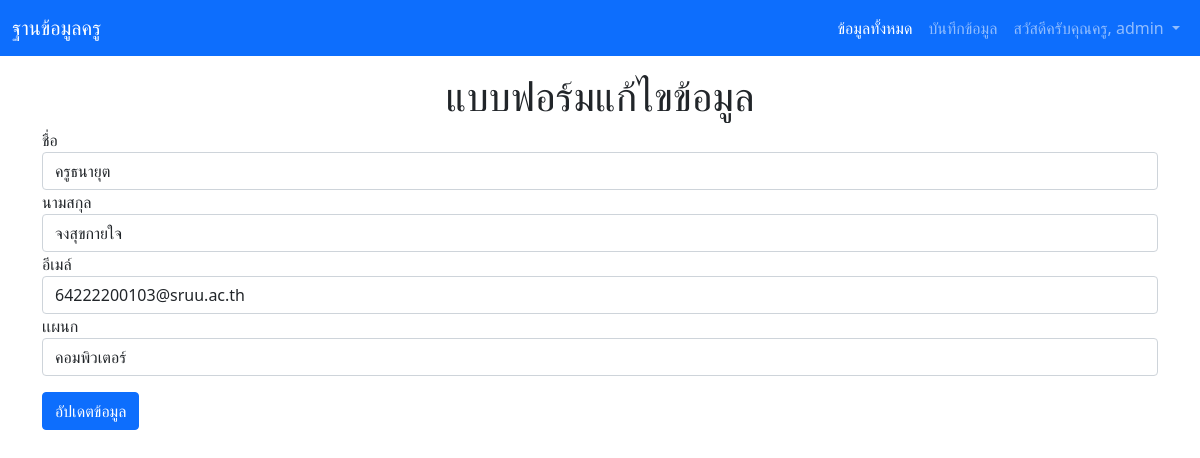
The app's page /editForm.php?id=2 (signed in) with its own data.
### tables this page shows
CREATE TABLE `member` (
  `emp_id` int(11) NOT NULL COMMENT 'รหัสครู',
  `name` varchar(100) NOT NULL COMMENT 'ชื่อ',
  `sname` varchar(100) NOT NULL COMMENT 'นามสกุล',
  `email` varchar(100) NOT NULL COMMENT 'อีเมล์',
  `department_id` int(11) NOT NULL COMMENT 'รหัสเเผนก'
);

### db/connect.php (called while the page is built, shortened)
<?php
$host="localhost";
$username="root";
$password="";
$db="dbteacher";
$dsn="mysql:host=$host;dbname=$db;charset=utf8";
try{
    $pdo = new PDO($dsn,$username,$password);
}catch(PDOException $e){
    echo $e->getMessage();
}
require_once "db/controller.php";
$controller = new Controller($pdo);
?>

### db/controller.php (called while the page is built, shortened)
<?php
class Controller{
    private $db;
    function __construct($con){
        $this->db=$con;
    }
    function getdepartment(){
        try{
            $sql = "SELECT * FROM department";
            $result=$this->db->query($sql);
            return $result;
        }catch(PDOException $e){
            echo $e->getMessage();
            return false;
        }
    }
    function getmemberDetail($id){
        try{
            $sql="SELECT * FROM member a
            INNER JOIN department b
            ON a.department_id = b.department_id WHERE emp_id =:id";
            $stmt=$this->db->prepare($sql);
            $stmt->bindParam(":id",$id);
            $stmt->execute();
            $result = $stmt->fetch(PDO::FETCH_ASSOC);
            return $result;
        }catch(PDOException $e){
            echo $e->getMessage();
            return false;
        }
    }
}
?>

### editForm.php (the view, shortened to what this page needs)
<?php
require_once "layout/header.php";
require_once "db/connect.php";
if(!isset($_GET['id'])){
    header("Location:index.php");
}else{
    $id=$_GET["id"];
    $emp=$controller->getmemberDetail($id);
}
$result=$controller->getdepartment();
?>
    <h1 class = "text-center"><?php echo "แบบฟอร์มแก้ไขข้อมูล";?></h1>
    <form method="POST" action="updateMember.php">
        <div class ="form-group">
            <label for ="name">ชื่อ</label>
            <input type="text" name="name" class="form-control" value="<?php echo $emp["name"] ?>">
        </div>
        <div class ="form-group">
            <label for ="sname">นามสกุล</label>
            <input type="text" name="sname" class="form-control" value="<?php echo $emp["sname"] ?>">
        </div>
        <div class ="form-group">
            <label for ="email">อีเมล์</label>
            <input type="text" name="email" class="form-control" value="<?php echo $emp["email"] ?>">
        </div>
        <div class ="form-group">
            <label for ="department">เเผนก</label>
            <select name="department_id" class="form-control">
                <?php while($row=$result->fetch(PDO::FETCH_ASSOC)){?>
                   <option
                   <?php if($row["department_id"] == $emp["department_id"]) echo "selected"?>
                   value="<?php echo $row["department_id"];?>">
                   <?php echo $row["department_name"];?></option>
                <?php } ?>
            </select>
        </div>
        <input type="submit" name="submit" value ="อัปเดตข้อมูล" class="btn btn-primary my-3">
    </form>
</div>
</body>
</html>

### records on screen
member: name "ครูธนายุต", sname "จงสุขกายใจ", email "64222200103@sruu.ac.th"

### other values on screen
$_SESSION["username"] "admin"
form field department_id "คอมพิวเตอร์"
